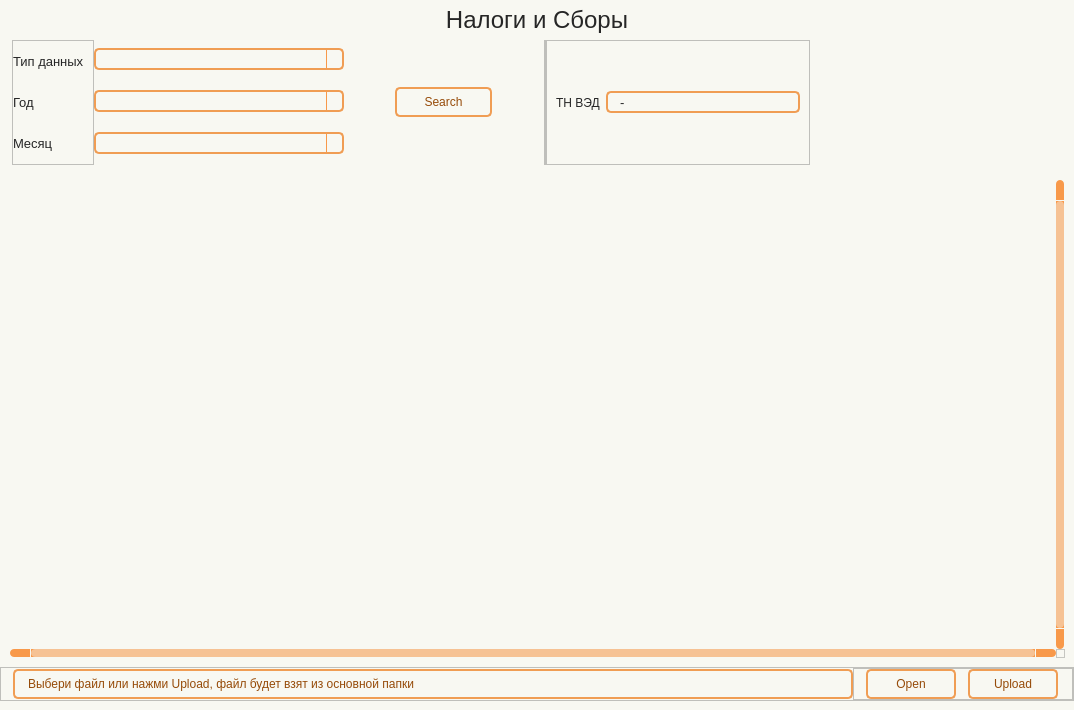
<?xml version="1.0" encoding="UTF-8"?>
<ui version="4.0">
 <class>Form</class>
 <widget class="QWidget" name="Form">
  <property name="geometry">
   <rect>
    <x>0</x>
    <y>0</y>
    <width>1074</width>
    <height>710</height>
   </rect>
  </property>
  <property name="minimumSize">
   <size>
    <width>930</width>
    <height>650</height>
   </size>
  </property>
  <property name="windowTitle">
   <string>Form</string>
  </property>
  <property name="styleSheet">
   <string notr="true">Form.QWidget{border: 2px solid #f28223;}

QWidget{
	background-color: #f8f8f2;
}

#Title_label.QLabel {
color: #262626;
font: 18pt &quot;Tahoma&quot;;
}

QLabel {
color: #262626;
font: 10pt &quot;Tahoma&quot;;
}

QPushButton {
	border: 2px solid #f09d54;
	border-radius: 5px;
	background-color: #f8f8f2;
	color: #964b09;
	font: 10pt &quot;Tahoma&quot;;
}

QPushButton:hover {
	background-color: #f28223;
	color: #ffffff;
}

QPushButton:pressed {
	background-color: #f28223;
	border: 2px solid #f28223;
	color: #ffffff;
}


QTableWidget {	
	background-color: #f8f8f2;
	padding: 10px;
	border-radius: 5px;
	gridline-color: #f8994a;
    outline: none;
	color: #262626;
}
QTableWidget::item{
	border-color: #f8994a;
	padding-left: 5px;
	padding-right: 5px;
	gridline-color: #f8994a;
	color: #262626;
	padding: 1px;
    font: 7pt &quot;Tahoma&quot;; 
}
QTableWidget::item:selected{
	background-color: #f28223;
    color: #ffffff;
}
QTableWidget::item:editable {
	background-color: #ffffd0;
	border: #ffffff;
}
QTableWidget::item:focus {
	background-color: #f28223;
	border: 2px solid #ffffff;
}
QHeaderView::section{
	background-color: #f8f8f2;
	border: none;
	border-style: none;
}
QTableWidget::horizontalHeader {	
	background-color: #f8994a;
	font: 10pt &quot;Tahoma&quot;;
}
QHeaderView::section:horizontal {
    border: 1px solid #f8994a;
	background-color: #ffd4af;
	padding: 3px;
	border-top-left-radius: 7px;
    border-top-right-radius: 7px;
    color: #262626;
}
QHeaderView::section:vertical {
    border: 1px solid #f8994a;
	color: #262626;
}

QLineEdit {
	background-color: #f8f8f2;
	border-radius: 5px;
	border: 2px solid #f09d54;
	padding-left: 10px;
	selection-color: rgb(255, 255, 255);
	selection-background-color: #f28223;
    color: #262626;
}
QLineEdit:hover {
	border: 2px solid #f28223;
}
QLineEdit:focus {
	border: 2px solid #f28223;
}

/* Стили для множественного выбора */
QListWidget {
    background-color: #f8f8f2;
    border: 2px solid #f09d54;
    border-radius: 5px;
    color: #262626;
    font: 10pt &quot;Tahoma&quot;;
}

QListWidget::item {
    padding: 5px;
    border-bottom: 1px solid #f8994a;
}

QListWidget::item:selected {
    background-color: #f28223;
    color: #ffffff;
}

QListWidget::item:hover {
    background-color: #ffd4af;
}

/* Улучшенная видимость чекбоксов */
QCheckBox::indicator {
    width: 16px;
    height: 16px;
}

QCheckBox::indicator:unchecked {
    border: 2px solid #f09d54;
    background-color: #f8f8f2;
    border-radius: 3px;
}

QCheckBox::indicator:checked {
    border: 2px solid #f28223;
    background-color: #f28223;
    border-radius: 3px;
    image: url(:/icon/icon/check.svg);
}

QCheckBox::indicator:hover {
    border: 2px solid #f28223;
}

QComboBox {
	background-color: #f8f8f2;
	border-radius: 5px;
	border: 2px solid #f09d54;
	padding-left: 10px;
	selection-color: #f28223;
	selection-background-color: #f28223;
    color: #262626;
	font: 9pt &quot;Tahoma&quot;;
}
QComboBox:hover {
	border: 2px solid #f28223;
	
}
QComboBox:focus {
	border: 2px solid #f28223;
}

QComboBox QAbstractItemView::item {
	color: #262626;
}
QComboBox QAbstractItemView::item::selected {
	background-color: #f09d54;
	color: #ffffff;
}

QComboBox::down-arrow {
	
	image: url(:/icon/icon/chevron-down — копия — копия.svg);
}
QComboBox::drop-down {
    subcontrol-origin: padding;
    subcontrol-position: top right;
    width: 15px;
    border-left-width: 1px;
    border-left-color: #f8994a;
    border-left-style: solid; /* just a single line */
    border-top-right-radius: 3px; /* same radius as the QComboBox */
    border-bottom-right-radius: 3px;
	color: #262626;
}

QScrollBar:horizontal {
    border: none;
    background: #f8994a;
    height: 8px;
    margin: 0px 21px 0 21px;
	border-radius: 0px;
}
QScrollBar::handle:horizontal {
    background: #f6c294;
    min-width: 20px;
	border-radius: 4px
}
QScrollBar::add-line:horizontal {
    border: none;
    background: #f8994a;
    width: 20px;
	border-top-right-radius: 4px;
    border-bottom-right-radius: 4px;
    subcontrol-position: right;
    subcontrol-origin: margin;
}
QScrollBar::sub-line:horizontal {
    border: none;
    background: #f8994a;
    width: 20px;
	border-top-left-radius: 4px;
    border-bottom-left-radius: 4px;
    subcontrol-position: left;
    subcontrol-origin: margin;
}
QScrollBar::up-arrow:horizontal, QScrollBar::down-arrow:horizontal
{
     background: none;
}
QScrollBar::add-page:horizontal, QScrollBar::sub-page:horizontal
{
     background: none;
}
 QScrollBar:vertical {
	border: none;
    background-color: #f8994a;
    width: 8px;
    margin: 21px 0 21px 0;
	border-radius: 0px;
 }
 QScrollBar::handle:vertical {	
	background: #f6c294;
    min-height: 25px;
	border-radius: 4px
 }
 QScrollBar::add-line:vertical {
     border: none;
    background: #f8994a;
     height: 20px;
	border-bottom-left-radius: 4px;
    border-bottom-right-radius: 4px;
     subcontrol-position: bottom;
     subcontrol-origin: margin;
 }
 QScrollBar::sub-line:vertical {
	border: none;
    background: #f8994a;
     height: 20px;
	border-top-left-radius: 4px;
    border-top-right-radius: 4px;
     subcontrol-position: top;
     subcontrol-origin: margin;
 }
 QScrollBar::up-arrow:vertical, QScrollBar::down-arrow:vertical {
     background: none;
 }

 QScrollBar::add-page:vertical, QScrollBar::sub-page:vertical {
     background: none;
 }

QDateEdit {
    background-color: #f8f8f2;
    border-radius: 5px;
    border: 2px solid #f09d54;
    padding-left: 10px; /* Add left padding */
    padding-right: 10px; /* Add right padding to accommodate the dropdown arrow */
    color: #262626;
    font: 10pt &quot;Tahoma&quot;;
    min-width: 80px; /* Minimum width to prevent text clipping */
}

QDateEdit:hover {
    border: 2px solid #f28223;
}

QDateEdit:focus {
    border: 2px solid #f28223;
}

QDateEdit::drop-down {
    subcontrol-origin: padding;
    subcontrol-position: top right;
    width: 25px; /* Keep the dropdown arrow width */
    border-left-width: 1px;
    border-left-color: #f8994a;
    border-left-style: solid;
    border-top-right-radius: 3px;
    border-bottom-right-radius: 3px;
    background-color: #f8f8f2;
}

QDateEdit::down-arrow {
	image: url(:/icon/icon/chevron-down — копия — копия.svg);
    width: 16px;
    height: 16px;
}

/* Calendar Styling */
QCalendarWidget {
    background-color: #f8f8f2;
    border: 2px solid #f28223;
    color: #262626;
}

QCalendarWidget QWidget {
    color: #262626;
}

QCalendarWidget QAbstractItemView {
    background-color: #f8f8f2;
    selection-background-color: #f28223;
    selection-color: #ffffff;
}

QCalendarWidget QToolButton {
    background-color: #ffd4af;
    color: #262626;
    font: 10pt &quot;Tahoma&quot;;
    border-radius: 3px;
    padding: 5px;
}

QCalendarWidget QToolButton:hover {
    background-color: #f28223;
    color: #ffffff;
}

QCalendarWidget QMenu {
    background-color: #f8f8f2;
    border: 1px solid #f28223;
}

QCalendarWidget QSpinBox {
    background-color: #f8f8f2;
    color: #262626;
    border: 1px solid #f09d54;
}

QCalendarWidget QSpinBox::up-button {
    subcontrol-origin: border;
    subcontrol-position: top right;
    width: 15px;
    border-left-width: 1px;
    border-left-color: #f8994a;
    border-left-style: solid;
}

QCalendarWidget QSpinBox::down-button {
    subcontrol-origin: border;
    subcontrol-position: bottom right;
    width: 15px;
    border-left-width: 1px;
    border-left-color: #f8994a;
    border-left-style: solid;
}

QCalendarWidget QSpinBox::up-arrow {
	image: url(:/icon/icon/chevron-up — копия — копия.svg);
    width: 10px;
    height: 10px;
}

QCalendarWidget QSpinBox::down-arrow {
	image: url(:/icon/icon/chevron-down — копия — копия.svg);
    width: 10px;
    height: 10px;
}
</string>
  </property>
  <layout class="QHBoxLayout" name="horizontalLayout">
   <property name="leftMargin">
    <number>0</number>
   </property>
   <property name="topMargin">
    <number>0</number>
   </property>
   <property name="rightMargin">
    <number>0</number>
   </property>
   <property name="bottomMargin">
    <number>0</number>
   </property>
   <item>
    <widget class="QWidget" name="widget" native="true">
     <layout class="QVBoxLayout" name="verticalLayout">
      <property name="spacing">
       <number>0</number>
      </property>
      <property name="leftMargin">
       <number>0</number>
      </property>
      <property name="topMargin">
       <number>0</number>
      </property>
      <property name="rightMargin">
       <number>0</number>
      </property>
      <property name="bottomMargin">
       <number>9</number>
      </property>
      <item>
       <widget class="QLabel" name="Title_label">
        <property name="minimumSize">
         <size>
          <width>0</width>
          <height>40</height>
         </size>
        </property>
        <property name="maximumSize">
         <size>
          <width>16777215</width>
          <height>40</height>
         </size>
        </property>
        <property name="font">
         <font>
          <family>Tahoma</family>
          <pointsize>18</pointsize>
          <italic>false</italic>
          <bold>false</bold>
         </font>
        </property>
        <property name="layoutDirection">
         <enum>Qt::LayoutDirection::LeftToRight</enum>
        </property>
        <property name="text">
         <string>Налоги и Сборы</string>
        </property>
        <property name="alignment">
         <set>Qt::AlignmentFlag::AlignCenter</set>
        </property>
       </widget>
      </item>
      <item>
       <widget class="QFrame" name="frame_Search">
        <property name="minimumSize">
         <size>
          <width>0</width>
          <height>130</height>
         </size>
        </property>
        <property name="maximumSize">
         <size>
          <width>16777215</width>
          <height>16777215</height>
         </size>
        </property>
        <layout class="QHBoxLayout" name="horizontalLayout_5">
         <property name="spacing">
          <number>0</number>
         </property>
         <property name="leftMargin">
          <number>12</number>
         </property>
         <property name="topMargin">
          <number>0</number>
         </property>
         <property name="rightMargin">
          <number>0</number>
         </property>
         <property name="bottomMargin">
          <number>5</number>
         </property>
         <item>
          <widget class="QFrame" name="frame">
           <property name="minimumSize">
            <size>
             <width>80</width>
             <height>0</height>
            </size>
           </property>
           <property name="maximumSize">
            <size>
             <width>16777215</width>
             <height>16777215</height>
            </size>
           </property>
           <property name="frameShape">
            <enum>QFrame::Shape::StyledPanel</enum>
           </property>
           <property name="frameShadow">
            <enum>QFrame::Shadow::Raised</enum>
           </property>
           <layout class="QVBoxLayout" name="verticalLayout_2">
            <property name="spacing">
             <number>0</number>
            </property>
            <property name="leftMargin">
             <number>0</number>
            </property>
            <property name="topMargin">
             <number>0</number>
            </property>
            <property name="rightMargin">
             <number>9</number>
            </property>
            <property name="bottomMargin">
             <number>0</number>
            </property>
            <item>
             <widget class="QLabel" name="label_3">
              <property name="font">
               <font>
                <family>Tahoma</family>
                <pointsize>10</pointsize>
                <italic>false</italic>
                <bold>false</bold>
               </font>
              </property>
              <property name="text">
               <string>Тип данных</string>
              </property>
             </widget>
            </item>
            <item>
             <widget class="QLabel" name="label_2">
              <property name="font">
               <font>
                <family>Tahoma</family>
                <pointsize>10</pointsize>
                <italic>false</italic>
                <bold>false</bold>
               </font>
              </property>
              <property name="text">
               <string>Год</string>
              </property>
             </widget>
            </item>
            <item>
             <widget class="QLabel" name="label_5">
              <property name="font">
               <font>
                <family>Tahoma</family>
                <pointsize>10</pointsize>
                <italic>false</italic>
                <bold>false</bold>
               </font>
              </property>
              <property name="text">
               <string>Месяц</string>
              </property>
             </widget>
            </item>
           </layout>
          </widget>
         </item>
         <item>
          <widget class="QFrame" name="frame_2">
           <property name="minimumSize">
            <size>
             <width>250</width>
             <height>120</height>
            </size>
           </property>
           <property name="maximumSize">
            <size>
             <width>300</width>
             <height>16777215</height>
            </size>
           </property>
           <layout class="QVBoxLayout" name="verticalLayout_3">
            <property name="spacing">
             <number>12</number>
            </property>
            <property name="leftMargin">
             <number>0</number>
            </property>
            <property name="topMargin">
             <number>0</number>
            </property>
            <property name="rightMargin">
             <number>0</number>
            </property>
            <property name="bottomMargin">
             <number>0</number>
            </property>
            <item>
             <widget class="QComboBox" name="line_taxfee_type">
              <property name="minimumSize">
               <size>
                <width>0</width>
                <height>22</height>
               </size>
              </property>
              <property name="maximumSize">
               <size>
                <width>16777215</width>
                <height>22</height>
               </size>
              </property>
              <property name="iconSize">
               <size>
                <width>16</width>
                <height>16</height>
               </size>
              </property>
             </widget>
            </item>
            <item>
             <widget class="QComboBox" name="line_Year">
              <property name="minimumSize">
               <size>
                <width>0</width>
                <height>22</height>
               </size>
              </property>
              <property name="maximumSize">
               <size>
                <width>16777215</width>
                <height>22</height>
               </size>
              </property>
             </widget>
            </item>
            <item>
             <widget class="QComboBox" name="line_Mnth">
              <property name="minimumSize">
               <size>
                <width>0</width>
                <height>22</height>
               </size>
              </property>
              <property name="maximumSize">
               <size>
                <width>16777215</width>
                <height>22</height>
               </size>
              </property>
             </widget>
            </item>
           </layout>
          </widget>
         </item>
         <item>
          <spacer name="horizontalSpacer">
           <property name="orientation">
            <enum>Qt::Orientation::Horizontal</enum>
           </property>
           <property name="sizeType">
            <enum>QSizePolicy::Policy::Fixed</enum>
           </property>
           <property name="sizeHint" stdset="0">
            <size>
             <width>50</width>
             <height>20</height>
            </size>
           </property>
          </spacer>
         </item>
         <item>
          <widget class="QFrame" name="frame_3">
           <property name="minimumSize">
            <size>
             <width>100</width>
             <height>0</height>
            </size>
           </property>
           <property name="maximumSize">
            <size>
             <width>93</width>
             <height>16777215</height>
            </size>
           </property>
           <layout class="QVBoxLayout" name="verticalLayout_4">
            <property name="spacing">
             <number>0</number>
            </property>
            <property name="leftMargin">
             <number>1</number>
            </property>
            <property name="topMargin">
             <number>0</number>
            </property>
            <property name="rightMargin">
             <number>1</number>
            </property>
            <property name="bottomMargin">
             <number>0</number>
            </property>
            <item>
             <widget class="QPushButton" name="btn_find">
              <property name="minimumSize">
               <size>
                <width>97</width>
                <height>30</height>
               </size>
              </property>
              <property name="maximumSize">
               <size>
                <width>92</width>
                <height>16777215</height>
               </size>
              </property>
              <property name="text">
               <string>Search</string>
              </property>
              <property name="icon">
               <iconset resource="../resource.qrc">
                <normaloff>:/icon/icon/search — копия — копия.svg</normaloff>:/icon/icon/search — копия — копия.svg</iconset>
              </property>
             </widget>
            </item>
           </layout>
          </widget>
         </item>
         <item>
          <spacer name="horizontalSpacer_3">
           <property name="orientation">
            <enum>Qt::Orientation::Horizontal</enum>
           </property>
           <property name="sizeType">
            <enum>QSizePolicy::Policy::Fixed</enum>
           </property>
           <property name="sizeHint" stdset="0">
            <size>
             <width>50</width>
             <height>20</height>
            </size>
           </property>
          </spacer>
         </item>
         <item>
          <widget class="QFrame" name="frame_6">
           <property name="frameShape">
            <enum>QFrame::Shape::StyledPanel</enum>
           </property>
           <property name="frameShadow">
            <enum>QFrame::Shadow::Raised</enum>
           </property>
           <layout class="QHBoxLayout" name="horizontalLayout_2">
            <property name="spacing">
             <number>0</number>
            </property>
            <property name="leftMargin">
             <number>0</number>
            </property>
            <property name="topMargin">
             <number>0</number>
            </property>
            <property name="rightMargin">
             <number>0</number>
            </property>
            <property name="bottomMargin">
             <number>0</number>
            </property>
           </layout>
          </widget>
         </item>
         <item>
          <widget class="QFrame" name="frame_5">
           <property name="minimumSize">
            <size>
             <width>250</width>
             <height>120</height>
            </size>
           </property>
           <property name="maximumSize">
            <size>
             <width>300</width>
             <height>16777215</height>
            </size>
           </property>
           <property name="frameShape">
            <enum>QFrame::Shape::StyledPanel</enum>
           </property>
           <property name="frameShadow">
            <enum>QFrame::Shadow::Raised</enum>
           </property>
           <layout class="QHBoxLayout" name="horizontalLayout_3">
            <item>
             <widget class="QLabel" name="label">
              <property name="text">
               <string>ТН ВЭД</string>
              </property>
             </widget>
            </item>
            <item>
             <widget class="QLineEdit" name="lineEdit_TNVED">
              <property name="minimumSize">
               <size>
                <width>0</width>
                <height>22</height>
               </size>
              </property>
              <property name="maximumSize">
               <size>
                <width>16777215</width>
                <height>22</height>
               </size>
              </property>
              <property name="font">
               <font>
                <pointsize>10</pointsize>
               </font>
              </property>
              <property name="text">
               <string>-</string>
              </property>
             </widget>
            </item>
           </layout>
          </widget>
         </item>
         <item>
          <spacer name="horizontalSpacer_2">
           <property name="orientation">
            <enum>Qt::Orientation::Horizontal</enum>
           </property>
           <property name="sizeHint" stdset="0">
            <size>
             <width>40</width>
             <height>20</height>
            </size>
           </property>
          </spacer>
         </item>
        </layout>
       </widget>
      </item>
      <item>
       <widget class="QTableWidget" name="table">
        <property name="font">
         <font>
          <family>Tahoma</family>
          <pointsize>10</pointsize>
         </font>
        </property>
        <property name="verticalScrollBarPolicy">
         <enum>Qt::ScrollBarPolicy::ScrollBarAlwaysOn</enum>
        </property>
        <property name="horizontalScrollBarPolicy">
         <enum>Qt::ScrollBarPolicy::ScrollBarAlwaysOn</enum>
        </property>
        <property name="sizeAdjustPolicy">
         <enum>QAbstractScrollArea::SizeAdjustPolicy::AdjustToContents</enum>
        </property>
        <property name="autoScrollMargin">
         <number>10</number>
        </property>
        <property name="selectionMode">
         <enum>QAbstractItemView::SelectionMode::SingleSelection</enum>
        </property>
        <property name="textElideMode">
         <enum>Qt::TextElideMode::ElideMiddle</enum>
        </property>
        <property name="sortingEnabled">
         <bool>true</bool>
        </property>
        <property name="wordWrap">
         <bool>true</bool>
        </property>
        <property name="columnCount">
         <number>0</number>
        </property>
        <attribute name="horizontalHeaderCascadingSectionResizes">
         <bool>true</bool>
        </attribute>
        <attribute name="horizontalHeaderMinimumSectionSize">
         <number>55</number>
        </attribute>
        <attribute name="horizontalHeaderShowSortIndicator" stdset="0">
         <bool>true</bool>
        </attribute>
        <attribute name="horizontalHeaderStretchLastSection">
         <bool>true</bool>
        </attribute>
        <attribute name="verticalHeaderVisible">
         <bool>false</bool>
        </attribute>
        <attribute name="verticalHeaderCascadingSectionResizes">
         <bool>true</bool>
        </attribute>
        <attribute name="verticalHeaderMinimumSectionSize">
         <number>25</number>
        </attribute>
        <attribute name="verticalHeaderDefaultSectionSize">
         <number>25</number>
        </attribute>
        <attribute name="verticalHeaderHighlightSections">
         <bool>false</bool>
        </attribute>
       </widget>
      </item>
      <item>
       <widget class="QFrame" name="frame_9">
        <property name="frameShape">
         <enum>QFrame::Shape::StyledPanel</enum>
        </property>
        <property name="frameShadow">
         <enum>QFrame::Shadow::Raised</enum>
        </property>
        <layout class="QHBoxLayout" name="horizontalLayout_7">
         <property name="spacing">
          <number>0</number>
         </property>
         <property name="leftMargin">
          <number>12</number>
         </property>
         <property name="topMargin">
          <number>0</number>
         </property>
         <property name="rightMargin">
          <number>0</number>
         </property>
         <property name="bottomMargin">
          <number>0</number>
         </property>
         <item>
          <widget class="QLabel" name="label_tax_File">
           <property name="minimumSize">
            <size>
             <width>0</width>
             <height>30</height>
            </size>
           </property>
           <property name="maximumSize">
            <size>
             <width>16777215</width>
             <height>30</height>
            </size>
           </property>
           <property name="styleSheet">
            <string notr="true">QLabel {
	background-color: #f8f8f2;
	border-radius: 5px;
	border: 2px solid #f09d54;
	padding-left: 10px;
	color: #964b09;
	font: 10pt &quot;Tahoma&quot;;
}</string>
           </property>
           <property name="text">
            <string>Выбери файл или нажми Upload, файл будет взят из основной папки</string>
           </property>
          </widget>
         </item>
         <item>
          <widget class="QFrame" name="frame_10">
           <property name="minimumSize">
            <size>
             <width>220</width>
             <height>0</height>
            </size>
           </property>
           <property name="maximumSize">
            <size>
             <width>220</width>
             <height>16777215</height>
            </size>
           </property>
           <property name="frameShape">
            <enum>QFrame::Shape::StyledPanel</enum>
           </property>
           <property name="frameShadow">
            <enum>QFrame::Shadow::Raised</enum>
           </property>
           <layout class="QHBoxLayout" name="horizontalLayout_6">
            <property name="spacing">
             <number>0</number>
            </property>
            <property name="leftMargin">
             <number>0</number>
            </property>
            <property name="topMargin">
             <number>0</number>
            </property>
            <property name="rightMargin">
             <number>0</number>
            </property>
            <property name="bottomMargin">
             <number>0</number>
            </property>
            <item>
             <widget class="QPushButton" name="btn_open_file">
              <property name="minimumSize">
               <size>
                <width>90</width>
                <height>30</height>
               </size>
              </property>
              <property name="maximumSize">
               <size>
                <width>90</width>
                <height>16777215</height>
               </size>
              </property>
              <property name="text">
               <string>Open</string>
              </property>
              <property name="icon">
               <iconset resource="../resource.qrc">
                <normaloff>:/icon/icon/folder — копия — копия.svg</normaloff>:/icon/icon/folder — копия — копия.svg</iconset>
              </property>
             </widget>
            </item>
            <item>
             <widget class="QPushButton" name="btn_upload_file">
              <property name="minimumSize">
               <size>
                <width>90</width>
                <height>30</height>
               </size>
              </property>
              <property name="maximumSize">
               <size>
                <width>90</width>
                <height>16777215</height>
               </size>
              </property>
              <property name="text">
               <string>Upload</string>
              </property>
              <property name="icon">
               <iconset resource="../resource.qrc">
                <normaloff>:/icon/icon/upload — копия — копия.svg</normaloff>:/icon/icon/upload — копия — копия.svg</iconset>
              </property>
             </widget>
            </item>
           </layout>
          </widget>
         </item>
        </layout>
       </widget>
      </item>
     </layout>
    </widget>
   </item>
  </layout>
 </widget>
 <resources>
  <include location="../resource.qrc"/>
 </resources>
 <connections/>
</ui>
